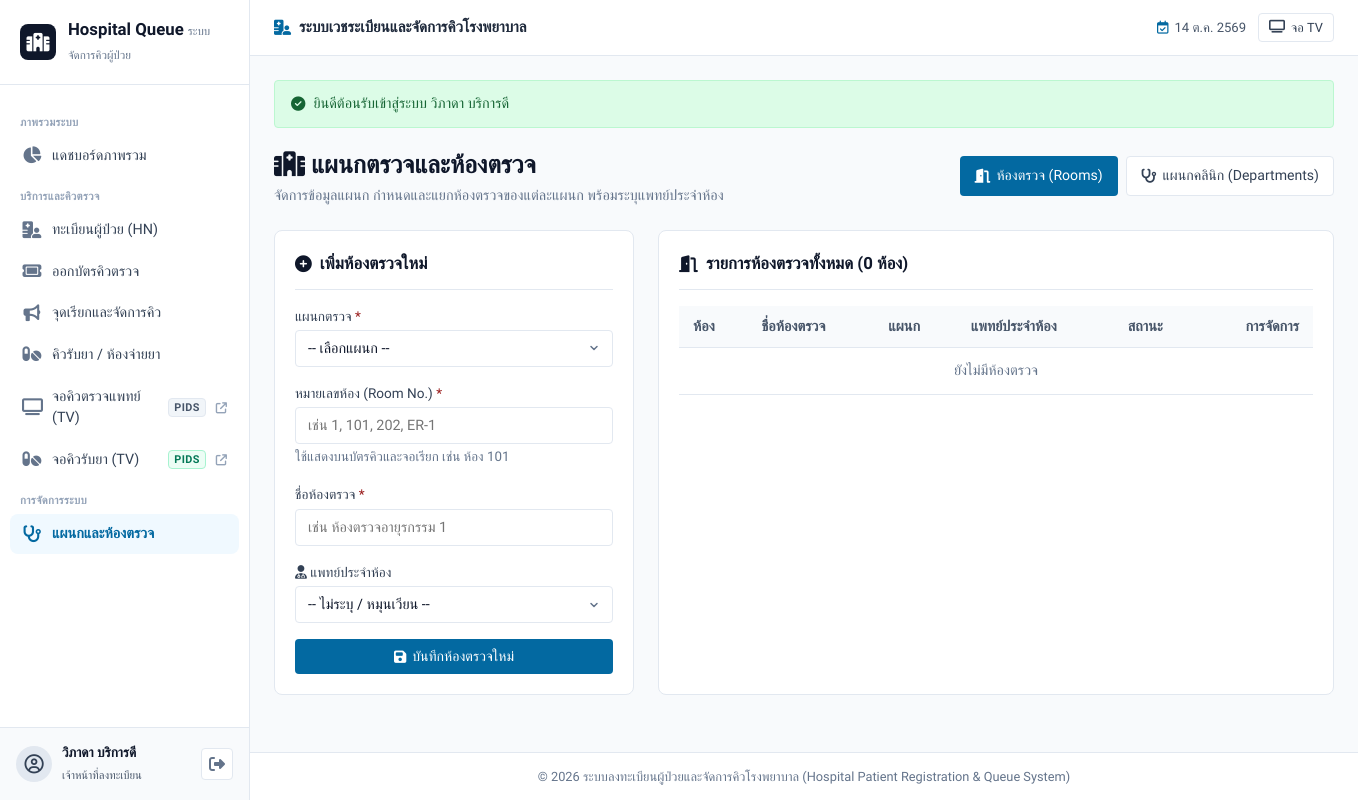
/departments.php (signed in), run on an earlier commit of the app's database.
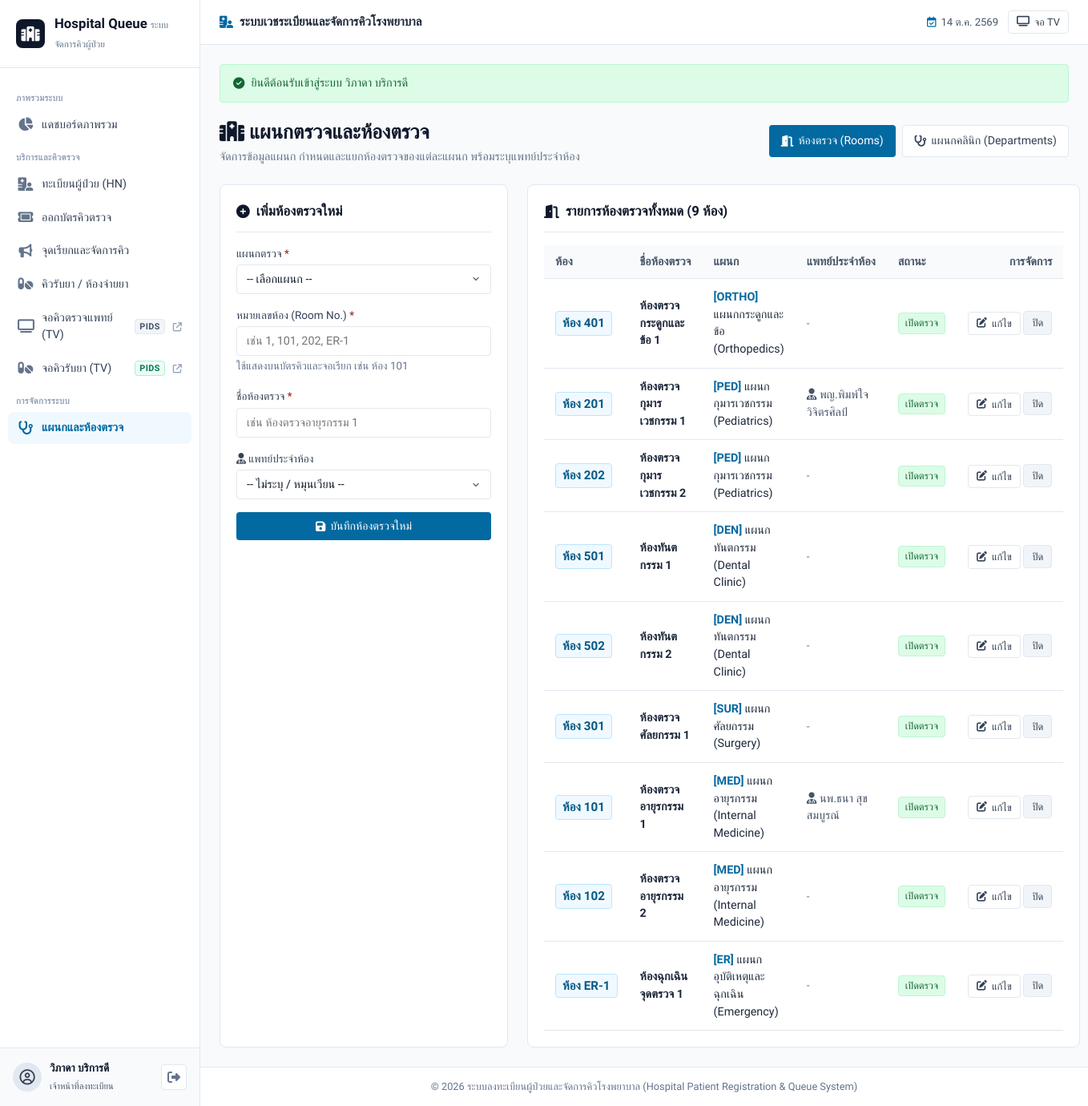
And on a later commit of the database.
### tables this page shows
CREATE TABLE `rooms` (
  `id` INT AUTO_INCREMENT PRIMARY KEY,
  `department_id` INT NOT NULL COMMENT 'แผนกที่ห้องนี้สังกัด',
  `room_number` VARCHAR(50) NOT NULL COMMENT 'หมายเลขห้อง เช่น 101, 102, 1, 2',
  `room_name` VARCHAR(150) NOT NULL COMMENT 'ชื่อห้องตรวจ เช่น ห้องตรวจอายุรกรรม 1',
  `doctor_id` INT NULL COMMENT 'แพทย์ประจำห้องตรวจ',
  `is_active` TINYINT(1) DEFAULT 1,
  `created_at` TIMESTAMP DEFAULT CURRENT_TIMESTAMP,
  CONSTRAINT `fk_rooms_department` FOREIGN KEY (`department_id`) REFERENCES `departments` (`id`) ON DELETE CASCADE,
  CONSTRAINT `fk_rooms_doctor` FOREIGN KEY (`doctor_id`) REFERENCES `staff` (`id`) ON DELETE SET NULL
);

CREATE TABLE `departments` (
  `id` INT AUTO_INCREMENT PRIMARY KEY,
  `department_code` VARCHAR(20) NOT NULL UNIQUE COMMENT 'รหัสแผนก เช่น MED, SUR, PED',
  `department_name` VARCHAR(150) NOT NULL COMMENT 'ชื่อแผนก/คลินิก',
  `description` TEXT NULL,
  `is_active` TINYINT(1) DEFAULT 1,
  `created_at` TIMESTAMP DEFAULT CURRENT_TIMESTAMP
);

CREATE TABLE `staff` (
  `id` INT AUTO_INCREMENT PRIMARY KEY,
  `username` VARCHAR(50) NOT NULL UNIQUE,
  `password_hash` VARCHAR(255) NOT NULL,
  `first_name` VARCHAR(100) NOT NULL,
  `last_name` VARCHAR(100) NOT NULL,
  `role` VARCHAR(50) NOT NULL DEFAULT 'เจ้าหน้าที่ลงทะเบียน' COMMENT 'แพทย์, เจ้าหน้าที่ลงทะเบียน, ผู้ดูแลระบบ, เภสัชกร',
  `department_id` INT NULL COMMENT 'แผนกที่แพทย์สังกัด',
  `room_id` INT NULL COMMENT 'ห้องตรวจประจำ',
  `phone_number` VARCHAR(20) NULL,
  `is_active` TINYINT(1) DEFAULT 1,
  `created_at` TIMESTAMP DEFAULT CURRENT_TIMESTAMP,
  CONSTRAINT `fk_staff_department` FOREIGN KEY (`department_id`) REFERENCES `departments` (`id`) ON DELETE SET NULL
);

### departments.php (the view, shortened to what the rows shown need)
<?php
require_once __DIR__ . '/config/database.php';
$tab = $_GET['tab'] ?? 'rooms';
$rooms = $pdo->query("
    SELECT
        r.*,
        d.department_name,
        d.department_code,
        s.first_name as doc_fname,
        s.last_name as doc_lname
    FROM rooms r
    JOIN departments d ON r.department_id = d.id
    LEFT JOIN staff s ON r.doctor_id = s.id
    ORDER BY d.department_name ASC, r.room_number ASC
")->fetchAll();
$edit_room = null;
require_once __DIR__ . '/includes/header.php';
?>
<div class="page-header">
    <div>
        <h1 class="page-title"><i class="fa-solid fa-hospital"></i> แผนกตรวจและห้องตรวจ</h1>
    </div>
</div>
<?php if ($tab === 'rooms'): ?>
    <div style="display: grid; grid-template-columns: 360px 1fr; gap: 24px;">
        <div class="card" style="margin-bottom: 0;">
            <div class="card-header">
                <h2 class="card-title">
                    <?php if ($edit_room): ?>
                        <i class="fa-solid fa-pen-to-square"></i> แก้ไขห้องตรวจ
                    <?php else: ?>
                        <i class="fa-solid fa-plus-circle"></i> เพิ่มห้องตรวจใหม่
                    <?php endif; ?>
                </h2>
            </div>
        </div>
        <div class="card" style="margin-bottom: 0;">
            <div class="card-header">
                <h2 class="card-title">
                    <i class="fa-solid fa-door-open"></i> รายการห้องตรวจทั้งหมด (<?= count($rooms) ?> ห้อง)
                </h2>
            </div>
            <div class="table-responsive">
                <table class="table">
                    <thead>
                        <tr>
                            <th>ห้อง</th>
                            <th>ชื่อห้องตรวจ</th>
                            <th>แผนก</th>
                            <th>แพทย์ประจำห้อง</th>
                            <th>สถานะ</th>
                            <th style="text-align: right;">การจัดการ</th>
                        </tr>
                    </thead>
                    <tbody>
                        <?php if (empty($rooms)): ?>
                            <tr><td colspan="6" style="text-align: center; color: var(--text-muted);">ยังไม่มีห้องตรวจ</td></tr>
                        <?php else: ?>
                            <?php foreach ($rooms as $r): ?>
                            <tr>
                                <td>
                                    <span class="badge badge-room badge-room-lg">
                                        ห้อง <?= htmlspecialchars($r['room_number']) ?>
                                    </span>
                                </td>
                                <td><strong><?= htmlspecialchars($r['room_name']) ?></strong></td>
                                <td>
                                    <span class="dept-code">[<?= htmlspecialchars($r['department_code']) ?>]</span>
                                    <?= htmlspecialchars($r['department_name']) ?>
                                </td>
                                <td>
                                    <?php if ($r['doc_fname']): ?>
                                        <span class="dept-line">
                                            <i class="fa-solid fa-user-doctor"></i> <?= htmlspecialchars($r['doc_fname'] . ' ' . $r['doc_lname']) ?>
                                        </span>
                                    <?php else: ?>
                                        <span class="muted-sm">-</span>
                                    <?php endif; ?>
                                </td>
                                <td>
                                    <?php if ($r['is_active']): ?>
                                        <span class="badge badge-completed">เปิดตรวจ</span>
                                    <?php else: ?>
                                        <span class="badge badge-cancelled">ปิดชั่วคราว</span>
                                    <?php endif; ?>
                                </td>
                                <td style="text-align: right; white-space: nowrap;">
                                    <a href="departments.php?tab=rooms&edit_room_id=<?= $r['id'] ?>" class="btn btn-outline btn-sm">
                                        <i class="fa-solid fa-pen-to-square"></i> แก้ไข
                                    </a>
                                    <a href="departments.php?toggle_room=<?= $r['id'] ?>" class="btn btn-secondary btn-sm" onclick="return confirm('เปลี่ยนสถานะห้องนี้?');">
                                        <?= $r['is_active'] ? 'ปิด' : 'เปิด' ?>
                                    </a>
                                </td>
                            </tr>
                            <?php endforeach; ?>
                        <?php endif; ?>
                    </tbody>
                </table>
            </div>
        </div>
    </div>
<?php endif; ?>
<?php require_once __DIR__ . '/includes/footer.php'; ?>

What changed in the data, as far as the page shows it:
added rooms: room_number "401", room_name "ห้องตรวจกระดูกและข้อ 1", department.department_code "ORTHO", department.department_name "แผนกกระดูกและข้อ (Orthopedics)", is_active "เปิดตรวจ"
added rooms: room_number "201", room_name "ห้องตรวจกุมารเวชกรรม 1", department.department_code "PED", department.department_name "แผนกกุมารเวชกรรม (Pediatrics)", doctor.last_name "พญ.พิมพ์ใจ วิจิตรศิลป์", is_active "เปิดตรวจ"
added rooms: room_number "202", room_name "ห้องตรวจกุมารเวชกรรม 2", department.department_code "PED", department.department_name "แผนกกุมารเวชกรรม (Pediatrics)", is_active "เปิดตรวจ"
added rooms: room_number "501", room_name "ห้องทันตกรรม 1", department.department_code "DEN", department.department_name "แผนกทันตกรรม (Dental Clinic)", is_active "เปิดตรวจ"
added rooms: room_number "502", room_name "ห้องทันตกรรม 2", department.department_code "DEN", department.department_name "แผนกทันตกรรม (Dental Clinic)", is_active "เปิดตรวจ"
added rooms: room_number "301", room_name "ห้องตรวจศัลยกรรม 1", department.department_code "SUR", department.department_name "แผนกศัลยกรรม (Surgery)", is_active "เปิดตรวจ"
added rooms: room_number "101", room_name "ห้องตรวจอายุรกรรม 1", department.department_code "MED", department.department_name "แผนกอายุรกรรม (Internal Medicine)", doctor.last_name "นพ.ธนา สุขสมบูรณ์", is_active "เปิดตรวจ"
added rooms: room_number "102", room_name "ห้องตรวจอายุรกรรม 2", department.department_code "MED", department.department_name "แผนกอายุรกรรม (Internal Medicine)", is_active "เปิดตรวจ"
added rooms: room_number "ER-1", room_name "ห้องฉุกเฉิน จุดตรวจ 1", department.department_code "ER", department.department_name "แผนกอุบัติเหตุและฉุกเฉิน (Emergency)", is_active "เปิดตรวจ"
Also different on the page:
count($rooms): "0" → "9"
text no longer shown: "ยังไม่มีห้องตรวจ"
